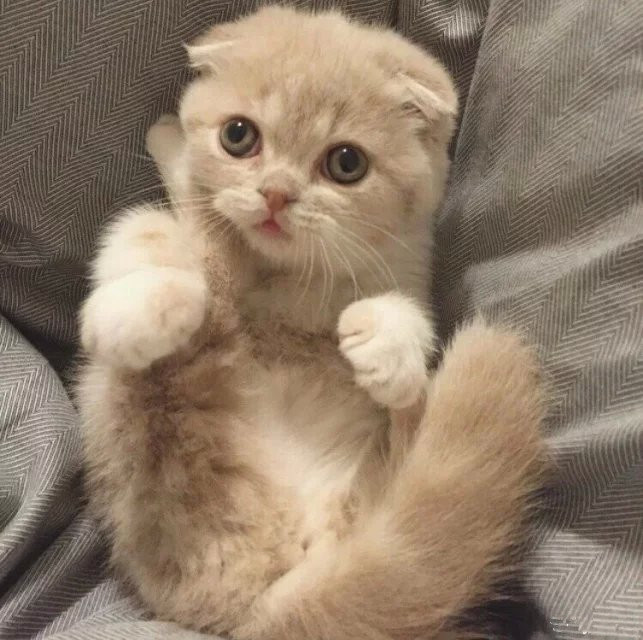
//> input picture test.jpg, 643 x 640 px
$ ./add_rect   (built with g++ and OpenCV 4)
//> lines starting //> are read from the running program, lines starting //| are printed output that depends on the picture; after the words box and inside, x2 and y2 are one past the last pixel; in counts of white or black regions, pixels touching at a corner belong together
//> further down, img is the input picture: 640 rows x 643 cols, CV_8UC3; mean B, G, R 106.8, 126.1, 144.9
#include<opencv2/core/core.hpp>
#include<opencv2/highgui/highgui.hpp>
#include "opencv2/imgproc/imgproc.hpp"
using	namespace cv;
/*
 * img 输入图像,x,y,w,h矩形的左上角位置和宽长,Scalar_Bugle角框和虚线的颜色,Scalar_rect是内部填充的颜色.
 *
 */
void paintrect(cv::Mat &img, int x, int y, int w, int h, Scalar Scalar_Bugle = Scalar(0,255,255),
        Scalar Scalar_rect = Scalar(255, 255, 255))
{
//> called with x = 100, y = 100, w = 300, h = 300, Scalar_Bugle = Scalar(0, 255, 255), Scalar_rect = Scalar(255, 255, 255)
    int delta = 0.1 * max(w, h), space = 0.05 * max(w, h);
    line(img, Point(x, y), Point(x, y + delta), Scalar_Bugle, 6);
    line(img, Point(x, y), Point(x + delta, y), Scalar_Bugle, 6);

    line(img, Point(x, y + h), Point(x, y + h - delta), Scalar_Bugle, 6);
    line(img, Point(x, y + h), Point(x + delta, y + h), Scalar_Bugle, 6);

    line(img, Point(x + w, y), Point(x + w - delta, y), Scalar_Bugle, 6);
    line(img, Point(x + w, y), Point(x + w, y + delta), Scalar_Bugle, 6);

    line(img, Point(x + w, y + h), Point(x + w, y + h - delta), Scalar_Bugle, 6);
    line(img, Point(x + w, y + h), Point(x + w - delta, y + h), Scalar_Bugle, 6);
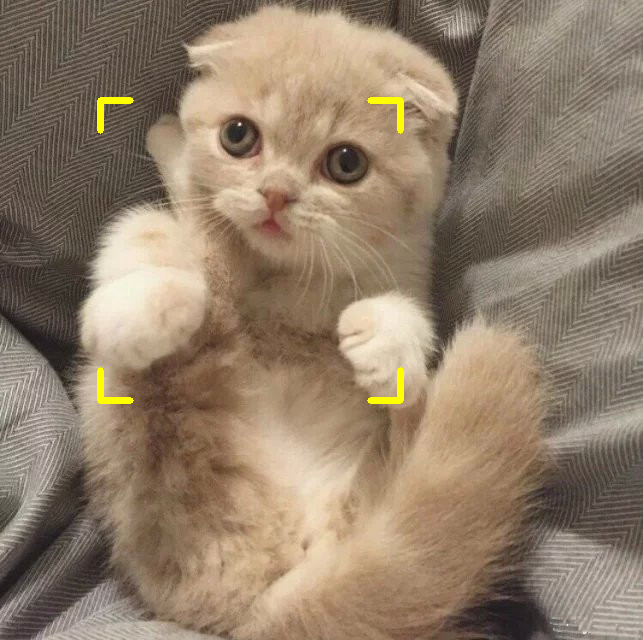
//> img: 640 rows x 643 cols, CV_8UC3; mean B, G, R 106.3, 126.6, 145.4

    for(int i = x + 2*delta; i < x + w - delta; i += space){
        line(img, Point(i - space / 2, y), Point(i, y), Scalar_Bugle, 2);
    }
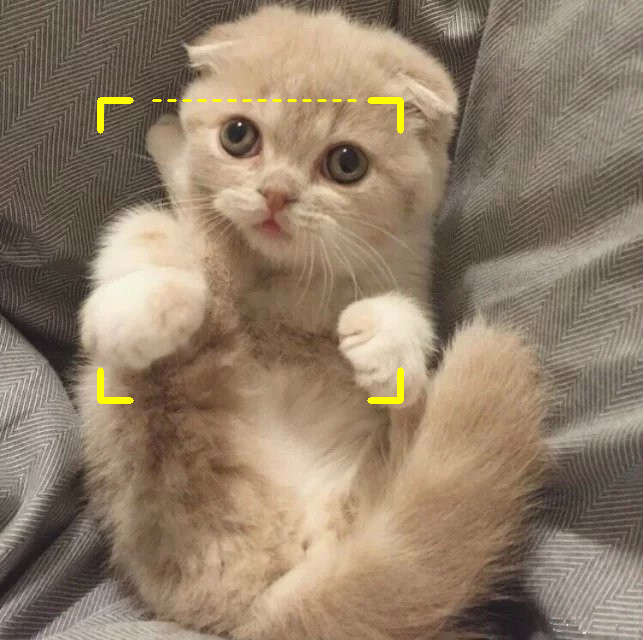
//> img: 640 rows x 643 cols, CV_8UC3; 0.09% of pixels changed, all inside (x1, y1, x2, y2) = (152, 99, 357, 102)

    for(int i = y + 2*delta; i < y + h - delta; i += space){
        line(img, Point(x , i - space / 2), Point(x, i), Scalar_Bugle, 2);
    }
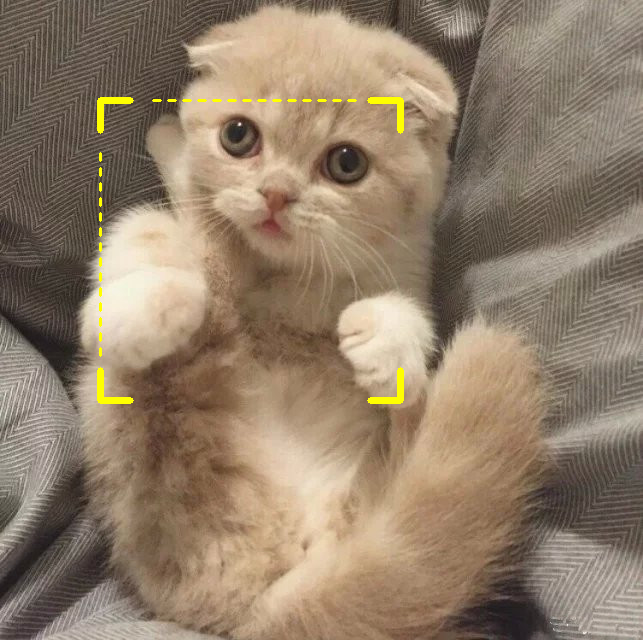
//> img: 640 rows x 643 cols, CV_8UC3; 0.09% of pixels changed, all inside (x1, y1, x2, y2) = (99, 152, 102, 357)

    for(int i = y + 2*delta; i < y + h - delta; i += space){
        line(img, Point(x + w , i - space / 2), Point(x + w, i), Scalar_Bugle, 2);
    }
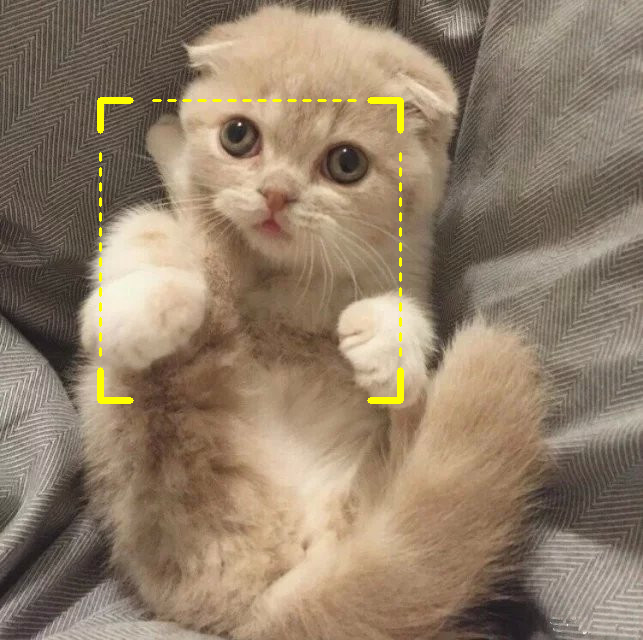
//> img: 640 rows x 643 cols, CV_8UC3; 0.09% of pixels changed, all inside (x1, y1, x2, y2) = (399, 152, 402, 357)

    for(int i = x + 2*delta; i < x + w - delta; i += space){
        line(img, Point(i - space / 2, y + h), Point(i, y + h), Scalar_Bugle, 2);
    }
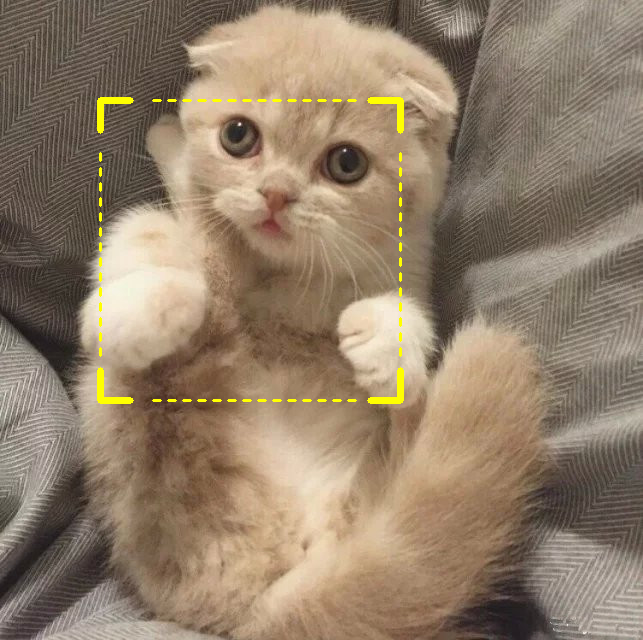
//> img: 640 rows x 643 cols, CV_8UC3; 0.09% of pixels changed, all inside (x1, y1, x2, y2) = (152, 399, 357, 402)
    Mat rec = img.clone();
    rectangle(rec, Point(x, y), Point(x + w, y + h), Scalar_rect, -1);
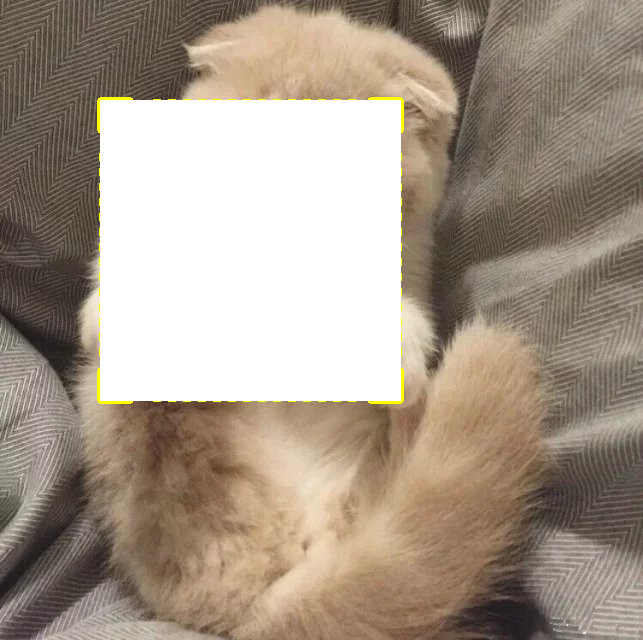
//> rec: 640 rows x 643 cols, CV_8UC3; mean B, G, R 137.2, 151.8, 165.4
    addWeighted(img, 0.75, rec, 0.25, 0.0, img);
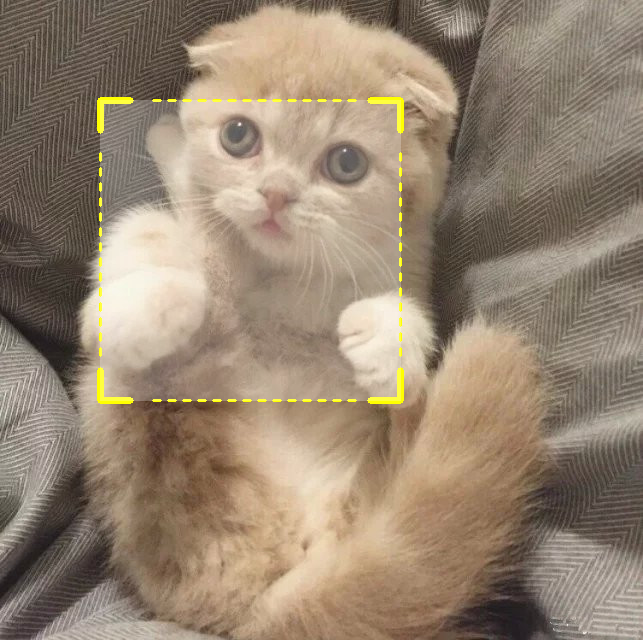
//> img: 640 rows x 643 cols, CV_8UC3; mean B, G, R 113.7, 133.2, 150.6
}

int main()
{
    Mat img = imread("../test.jpg");
    paintrect(img, 100, 100, 300, 300);
    imshow("123",  img);
    waitKey();
    return 0;
}
